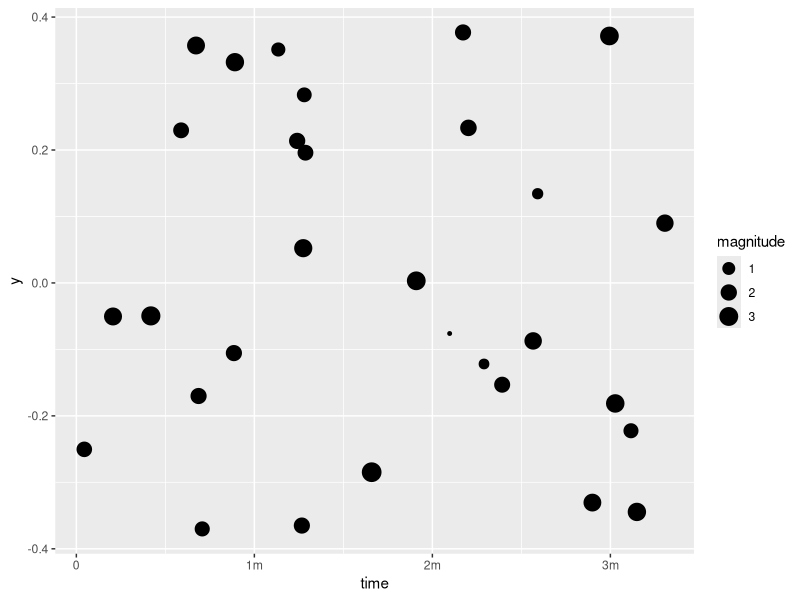
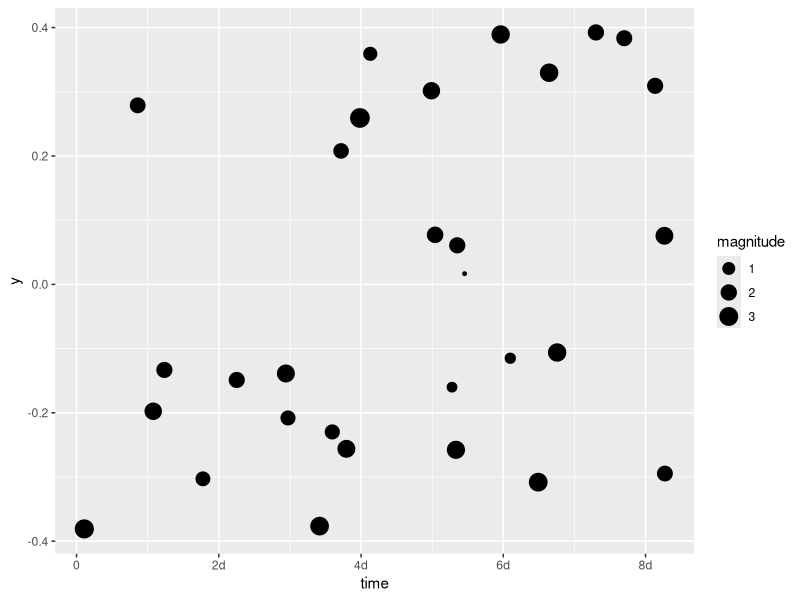
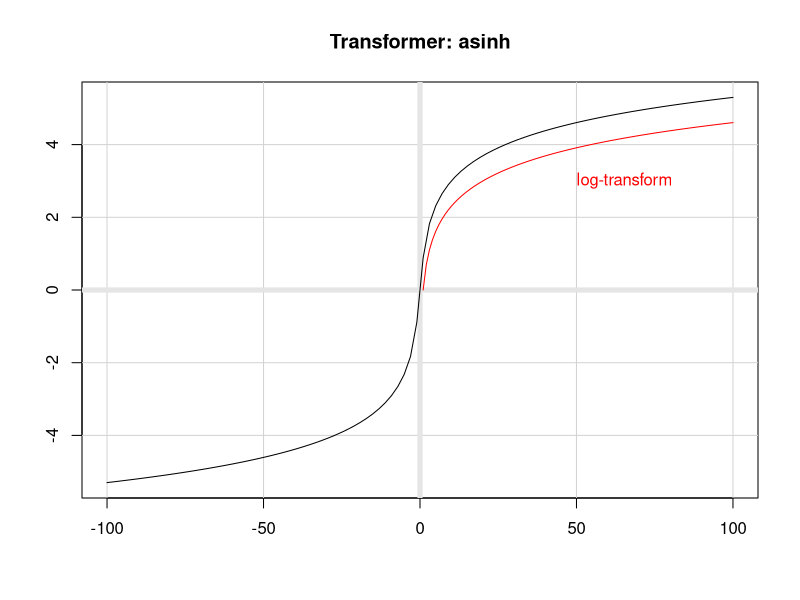

Write the R code that produced these figures, in order.
## ---- chunk 1
library(scales)
set.seed(1)
## ---- chunk 2
library(ggplot2)

events <- data.frame(
  time = as.difftime(runif(30, max = 200), units = "secs"),
  magnitude = rnorm(30) + 2
)

ggplot(events) + 
  geom_point(
    aes(time, y = 0, size = magnitude), 
    position = position_jitter(width = 0)
  ) + 
  scale_x_continuous(trans = transform_timespan())
## ---- chunk 3
events$time <- as.difftime(runif(30, max = 200), units = "hours")
ggplot(events) + 
  geom_point(
    aes(time, y = 0, size = magnitude), 
    position = position_jitter(width = 0)
  ) + 
  scale_x_continuous(trans = transform_timespan())
## ---- chunk 4
plot(transform_asinh(), xlim = c(-100, 100))
lines(seq(-100, 100), transform_log()$transform(seq(-100, 100)), col = "red")
text(50, 3, label = "log-transform", col = "red", adj = 0)
